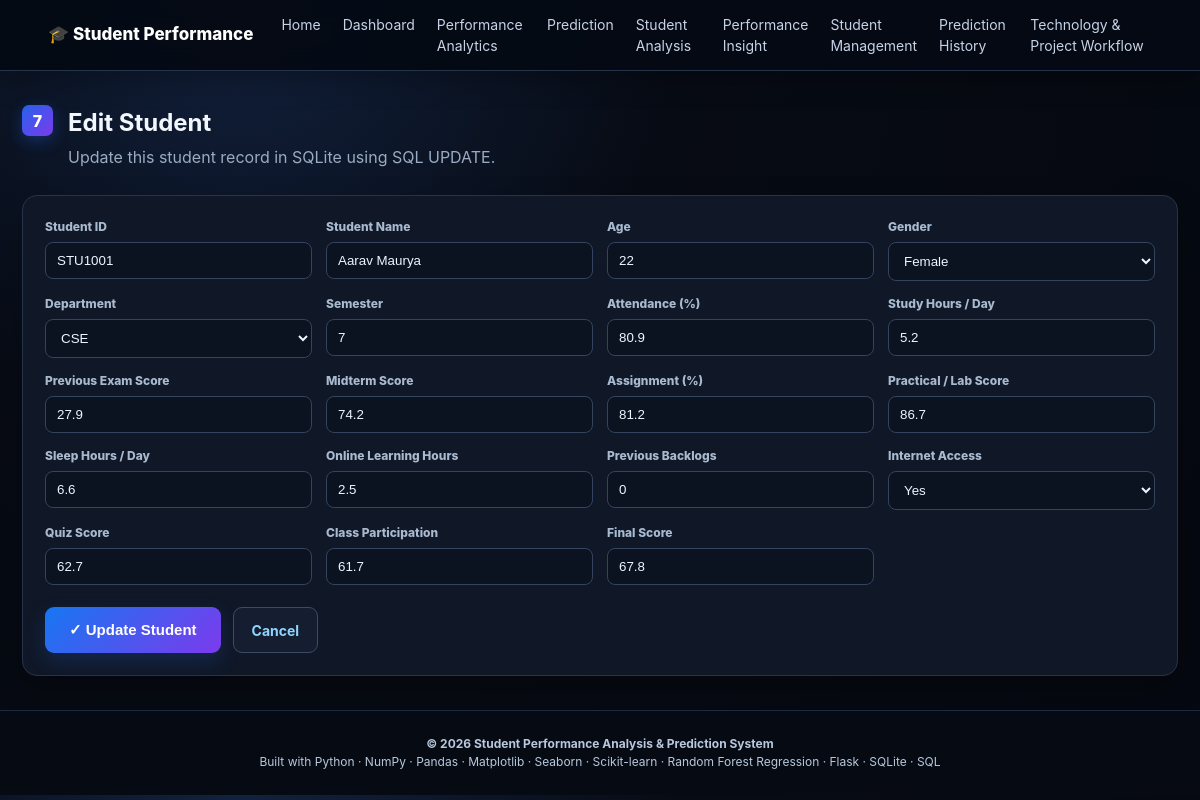
/students/STU1001/edit, run on the app's committed database.
### tables this page shows
CREATE TABLE "students" (
"student_id" TEXT,
  "student_name" TEXT,
  "age" INTEGER,
  "gender" TEXT,
  "department" TEXT,
  "semester" INTEGER,
  "attendance_percentage" REAL,
  "study_hours_per_day" REAL,
  "previous_exam_score" REAL,
  "midterm_score" REAL,
  "assignment_percentage" REAL,
  "practical_lab_score" REAL,
  "sleep_hours_per_day" REAL,
  "online_learning_hours" REAL,
  "previous_backlogs" INTEGER,
  "internet_access" TEXT,
  "quiz_score" REAL,
  "class_participation_score" REAL,
  "final_score" REAL
);

### app/app.py (the view, shortened to what this page needs)
@app.route("/students/<student_id>/edit", methods=["GET", "POST"])
def edit_student(student_id):
    conn = get_db()
    existing = conn.execute("SELECT * FROM students WHERE student_id = ?", (student_id,)).fetchone()
    conn.close()
    if not existing:
        flash("Student not found.", "warning")
        return redirect(url_for("students"))
    if request.method == "GET":
        return render_template("student_form.html", mode="edit", student=existing)

### app/app.py (called while the page is built)
def get_db():
    conn = sqlite3.connect(DB_PATH)
    conn.row_factory = sqlite3.Row
    return conn

### app/templates/student_form.html (shortened to what this page needs)
{% extends "base.html" %}
{% block content %}
<section class="page-wrap">
  <div class="page-title"><span class="section-number">7</span><div><h1>{{ 'Add Student' if mode == 'add' else 'Edit Student' }}</h1><p>{{ 'Create a new student record in SQLite using SQL INSERT.' if mode == 'add' else 'Update this student record in SQLite using SQL UPDATE.' }}</p></div></div>
  <form class="prediction-form" method="POST">
    <div class="form-grid">
      <label>Student ID<input name="student_id" value="{{ student.student_id if student else '' }}" {% if mode == 'edit' %}readonly{% endif %} required></label>
      <label>Student Name<input name="student_name" value="{{ student.student_name if student else '' }}" required></label>
      <label>Age<input name="age" type="number" min="16" max="60" value="{{ student.age if student else 21 }}" required></label>
      <label>Gender<select name="gender"><option {% if student and student.gender == 'Male' %}selected{% endif %}>Male</option><option {% if student and student.gender == 'Female' %}selected{% endif %}>Female</option></select></label>
      <label>Department<select name="department">{% for d in ['CSE','IT','ECE','ME','CE'] %}<option {% if student and student.department == d %}selected{% endif %}>{{ d }}</option>{% endfor %}</select></label>
      <label>Semester<input name="semester" type="number" min="1" max="8" value="{{ student.semester if student else 6 }}" required></label>
      <label>Attendance (%)<input name="attendance_percentage" type="number" step="0.1" min="0" max="100" value="{{ student.attendance_percentage if student else 80 }}" required></label>
      <label>Study Hours / Day<input name="study_hours_per_day" type="number" step="0.1" min="0" max="24" value="{{ student.study_hours_per_day if student else 5 }}" required></label>
      <label>Previous Exam Score<input name="previous_exam_score" type="number" step="0.1" min="0" max="100" value="{{ student.previous_exam_score if student else 70 }}" required></label>
      <label>Midterm Score<input name="midterm_score" type="number" step="0.1" min="0" max="100" value="{{ student.midterm_score if student else 70 }}" required></label>
      <label>Assignment (%)<input name="assignment_percentage" type="number" step="0.1" min="0" max="100" value="{{ student.assignment_percentage if student else 75 }}" required></label>
      <label>Practical / Lab Score<input name="practical_lab_score" type="number" step="0.1" min="0" max="100" value="{{ student.practical_lab_score if student else 75 }}" required></label>
      <label>Sleep Hours / Day<input name="sleep_hours_per_day" type="number" step="0.1" min="0" max="24" value="{{ student.sleep_hours_per_day if student else 7 }}" required></label>
      <label>Online Learning Hours<input name="online_learning_hours" type="number" step="0.1" min="0" max="24" value="{{ student.online_learning_hours if student else 3 }}" required></label>
      <label>Previous Backlogs<input name="previous_backlogs" type="number" min="0" max="20" value="{{ student.previous_backlogs if student else 0 }}" required></label>
      <label>Internet Access<select name="internet_access"><option {% if not student or student.internet_access == 'Yes' %}selected{% endif %}>Yes</option></select></label>
      <label>Quiz Score<input name="quiz_score" type="number" step="0.1" min="0" max="100" value="{{ student.quiz_score if student else 75 }}" required></label>
      <label>Class Participation<input name="class_participation_score" type="number" step="0.1" min="0" max="100" value="{{ student.class_participation_score if student else 70 }}" required></label>
      <label>Final Score<input name="final_score" type="number" step="0.1" min="0" max="100" value="{{ student.final_score if student else 0 }}" required></label>
    </div>
    <div class="hero-actions"><button class="btn primary large" type="submit">{{ '＋ Save Student' if mode == 'add' else '✓ Update Student' }}</button><a class="btn secondary" href="{{ url_for('students') }}">Cancel</a></div>
  </form>
</section>
{% endblock %}

### app/static/css/style.css (style rules this page uses)
:root { --bg:#070b14;--bg2:#0b1120;--panel:#111827;--panel2:#151f32;--panel3:#1b263a; --border:#26344b;--border2:#34445f;--text:#eef5ff;--muted:#9aabc2; --blue:#38bdf8;--blue2:#60a5fa;--purple:#a78bfa;--green:#34d399; --yellow:#fbbf24;--orange:#fb923c;--red:#fb7185;--pink:#f472b6;--teal:#2dd4bf; --shadow:0 12px 30px rgba(0,0,0,.28) }
* { box-sizing:border-box }
html { scroll-behavior:smooth }
body { margin:0; font-family:Inter,Segoe UI,Arial,sans-serif; background:radial-gradient(circle at 20% 0%,#12213d 0,#070b14 35%,#050810 100%); color:var(--text); line-height:1.5 }
a { color:var(--blue) }
.hero,.section,.page-wrap { max-width:1250px; margin:0 auto; padding:34px 22px }
.section-number { display:inline-flex; flex:none; width:31px; height:31px; border-radius:7px; background:linear-gradient(135deg,#2563eb,#7c3aed); color:#fff; align-items:center; justify-content:center; font-weight:800; box-shadow:0 5px 16px #2563eb55 }
.hero-actions { display:flex; gap:12px; margin-top:22px }
.btn { display:inline-flex; align-items:center; justify-content:center; border:0; border-radius:9px; padding:11px 18px; text-decoration:none; font-weight:700; cursor:pointer; font-size:14px; transition:.2s }
.btn.primary { background:linear-gradient(135deg,#1677f2,#7c3aed); color:#fff; box-shadow:0 8px 20px #2563eb33 }
.btn.secondary { background:#141e30; color:#8fd5ff; border:1px solid #3a4b68 }
.btn.large { padding:14px 24px; font-size:15px }
.section-head,.page-title { display:flex; gap:15px; align-items:flex-start; margin-bottom:22px }
.section-head h2,.page-title h1 { margin:0; color:#f2f7ff }
.section-head p,.page-title p { margin:4px 0; color:var(--muted) }
.prediction-form { background:#101827; padding:22px; border:1px solid var(--border); border-radius:15px; box-shadow:var(--shadow) }
.form-grid { display:grid; grid-template-columns:repeat(4,1fr); gap:14px; margin-bottom:18px }
.form-grid label { font-size:12px; font-weight:800; color:#a9bad0 }
.form-grid input,.form-grid select,.searchbar input { width:100%; margin-top:6px; padding:10px 11px; border:1px solid #33445f; border-radius:8px; background:#0b1220; color:#edf5ff; outline:none }
.form-grid input::placeholder,.searchbar input::placeholder { color:#71839c }
.form-grid option { background:#111827; color:#fff }
.page-wrap { min-height:75vh }

### data on the page
students: student_id "STU1001", student_name "Aarav Maurya", age "22", gender "Female", department "CSE", semester "7", attendance_percentage "80.9", study_hours_per_day "5.2", previous_exam_score "27.9", midterm_score "74.2", assignment_percentage "81.2", practical_lab_score "86.7", sleep_hours_per_day "6.6", online_learning_hours "2.5", previous_backlogs "0", internet_access "Yes", quiz_score "62.7", class_participation_score "61.7", final_score "67.8"

### other printed values
{{ 'Add Student' if mode == 'add' else 'Edit Student' }} "Edit Student"
{{ '＋ Save Student' if mode == 'add' else '✓ Update Student' }} "✓ Update Student"
